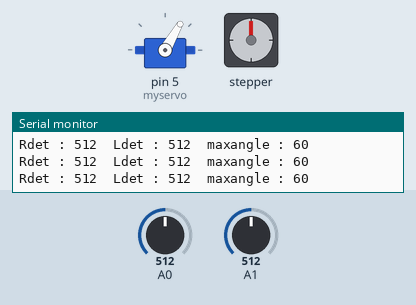
The sketch below on a simulated Arduino Uno, built with avr-gcc and run on an emulated ATmega328P. Parts: servo, stepper motor, the last lines printed to the serial monitor. The inputs (shaded band) are chosen by the test bench; at power-on: A0 = 512, A1 = 512. Stepper angles assume 2048 steps per turn.

Above: at 1.7 s.
1.8 s: A0 set to 601
3.3 s: A0 set to 627
At 3.96 s:
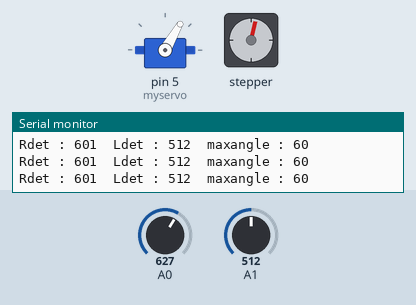
6.3 s: A1 set to 539
At 9.1 s:
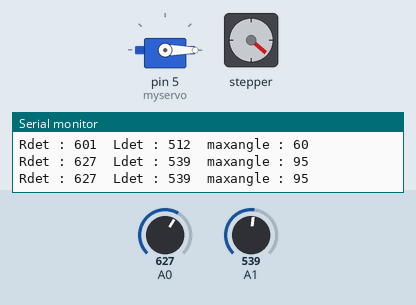
9.3 s: A1 set to 511
At 9.96 s:
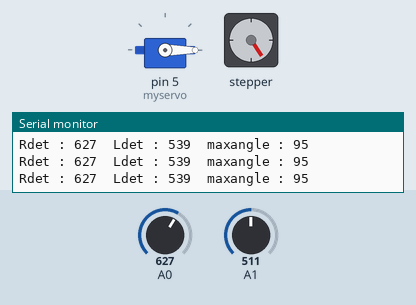
12.3 s: A0 set to 511
At 15.0 s:
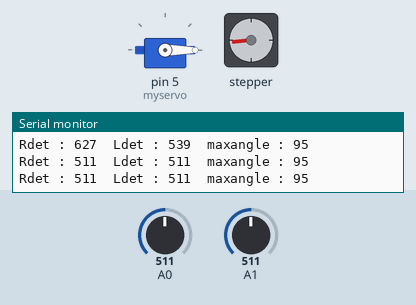
15.3 s: A1 set to 428
16.8 s: A1 set to 402
At 17.76 s:
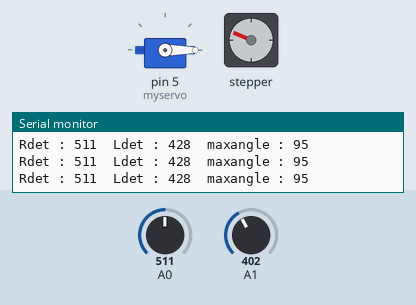
Timing chart, 0 to 22.7 s (numbered marks = the images above; inputs shaded):
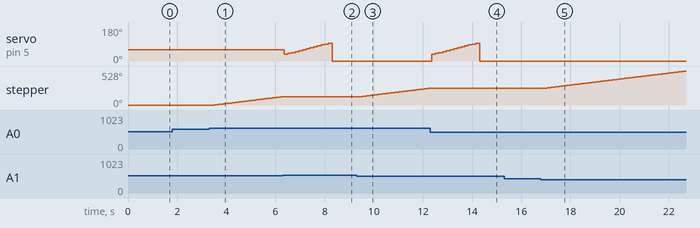

The sketch:

v1-Asif.ino
```cpp
#include <Servo.h>
#include "Stepper.h"

#define STEPS  32
int  steps, i;
double maxdet = 0.0;
int servopos = 60, anglemax;

Servo myservo;
Stepper stepper(STEPS, 8, 10, 9, 11);

void setup() {
  Serial.begin(9600);
  myservo.attach(5);
  //constrain(servopos, 50, 120);
  myservo.write(60);
  delay(500);
}

void loop() {
  int Rdet = analogRead(A0);
  int Ldet = analogRead(A1);

  if ((Rdet - Ldet > 100) || (Ldet - Rdet > 100)) {
    do {
      Rdet = analogRead(A0);
      Ldet = analogRead(A1);
      if (Rdet - Ldet > 100) {
        rotateCCW();
      }
      else if (Ldet - Rdet > 100) {
        rotateCW();
      }
    } while ((Rdet - Ldet > 100) || (Ldet - Rdet > 100));

    maxdet = max(Rdet, Ldet);
    servopos = 30;
    myservo.write(servopos);
    for (i = 1; i < 14; i++) {
      Rdet = analogRead(A0);
      Ldet = analogRead(A1);
      servopos = servopos + 5;
      myservo.write(servopos);
      if ((Rdet  > maxdet) || (Ldet > maxdet)) {
        maxdet = max(Rdet, Ldet);
        anglemax = servopos;
      }
      delay(150);
    }
    myservo.write(anglemax);

  }

  delay(300);
  digitalWrite(8, LOW);
  digitalWrite(9, LOW);
  digitalWrite(10, LOW);
  digitalWrite(11, LOW);

  Serial.print("Rdet : ");
  Serial.print(Rdet);
  Serial.print("  Ldet : ");
  Serial.print(Ldet);
  Serial.print("  maxangle : ");
  Serial.println(servopos);
}

int rotateCCW() {
  stepper.setSpeed(500);
  steps  =  50;
  stepper.step(steps);
}
int rotateCW() {
  stepper.setSpeed(500);
  steps  =  -50;
  stepper.step(steps);
}

int rotateUP() {
  servopos = servopos - 5;
  myservo.write(servopos);
}

int rotateDOWN() {
  servopos = servopos + 5;
  myservo.write(servopos);
}
```

Measured:
- the behaviour switches between 612 and 613 on A0 (found by bisection; images 0 and 1)
- the behaviour switches between 526 and 527 on A1 (found by bisection; images 1 and 2)
- the behaviour switches between 411 and 410 on A1 (found by bisection; images 4 and 5)
- after the input at 3.3 s, stepper: keeps turning clockwise at about 47°/s, starting after 0.23 s
- after the input at 6.3 s, servo on pin 5 (myservo): 60° → 35° after 0.05 s, → 40° 0.15 s later, → 45° 0.15 s later, → 50° 0.15 s later, … (14 changes in this stretch); stepper: goes on until 6.3 s, then stays 131°
- after the input at 9.3 s, stepper: keeps turning clockwise at about 47°/s, starting after 0.21 s
- after the input at 12.3 s, servo on pin 5 (myservo): rises from 0° to 95° in 1.8 s, then falls to 0° in 0.15 s; stepper: goes on until 12.3 s, then stays 263°
- after the input at 16.8 s, stepper: keeps turning clockwise at about 47°/s, starting after 0.21 s
